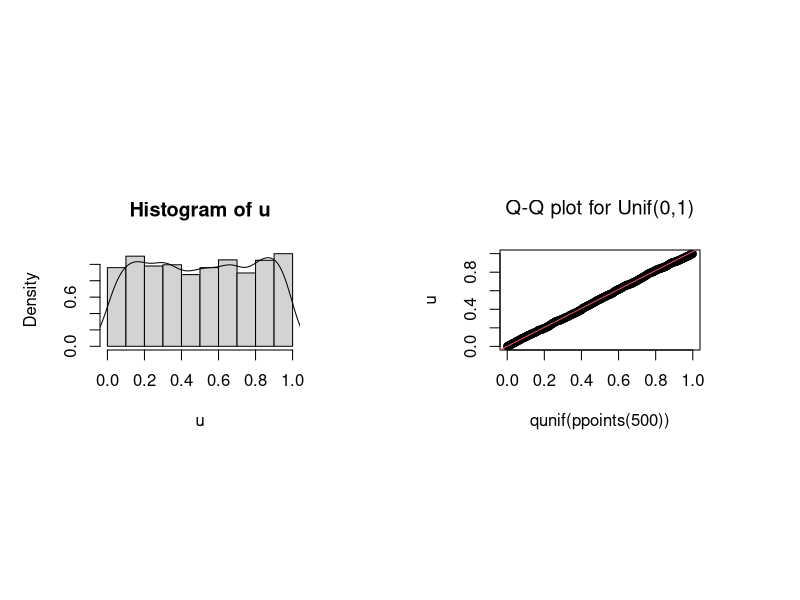
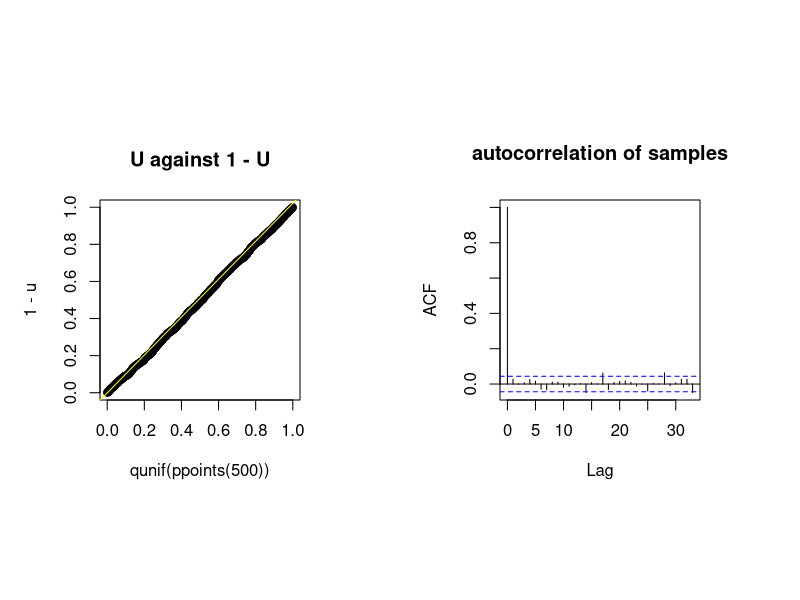
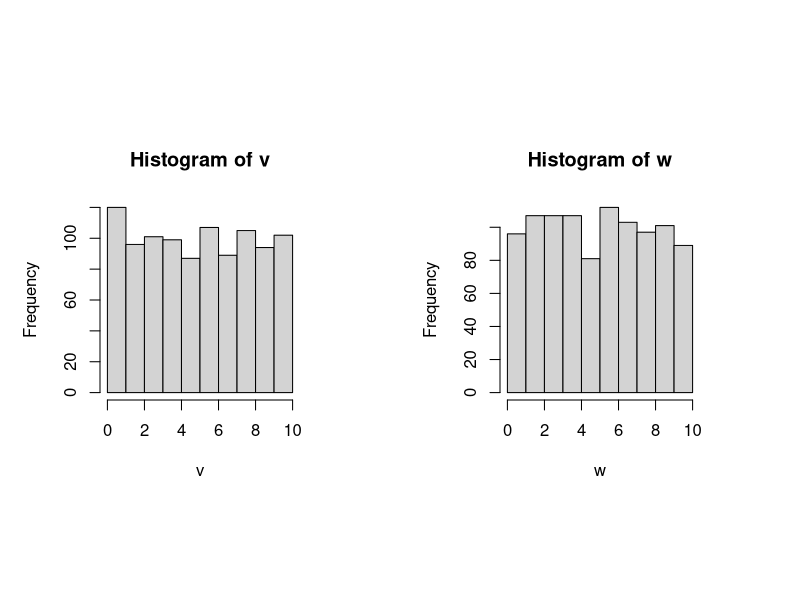
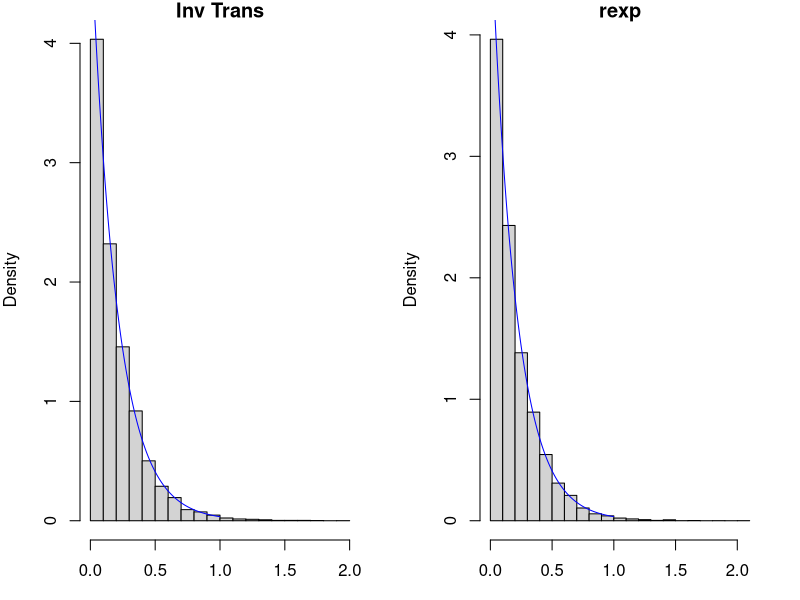
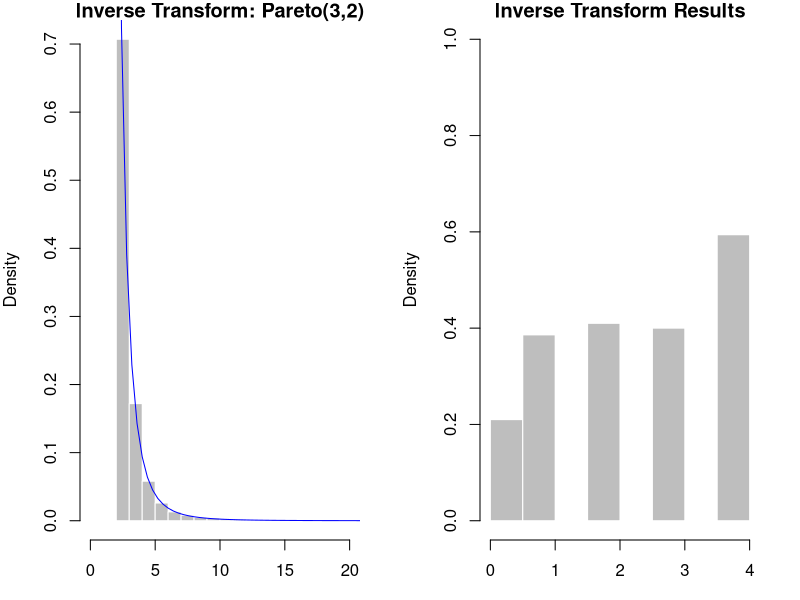
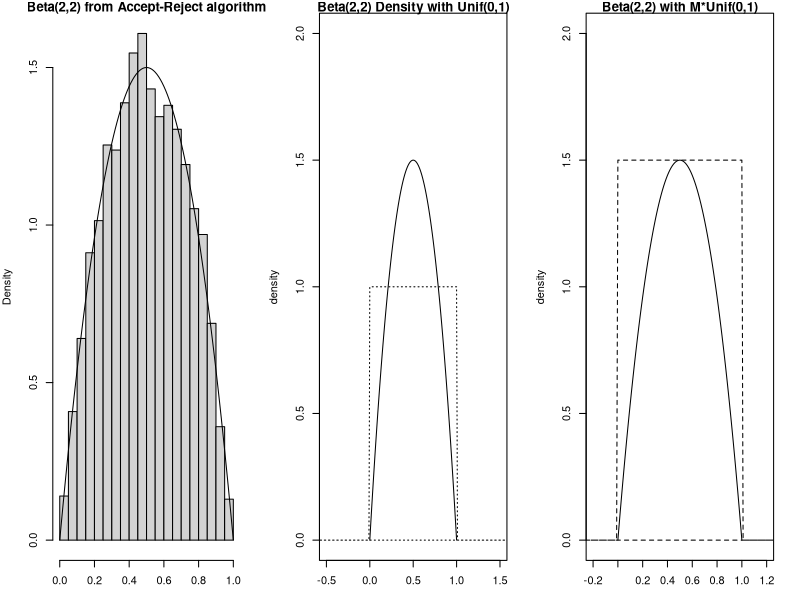
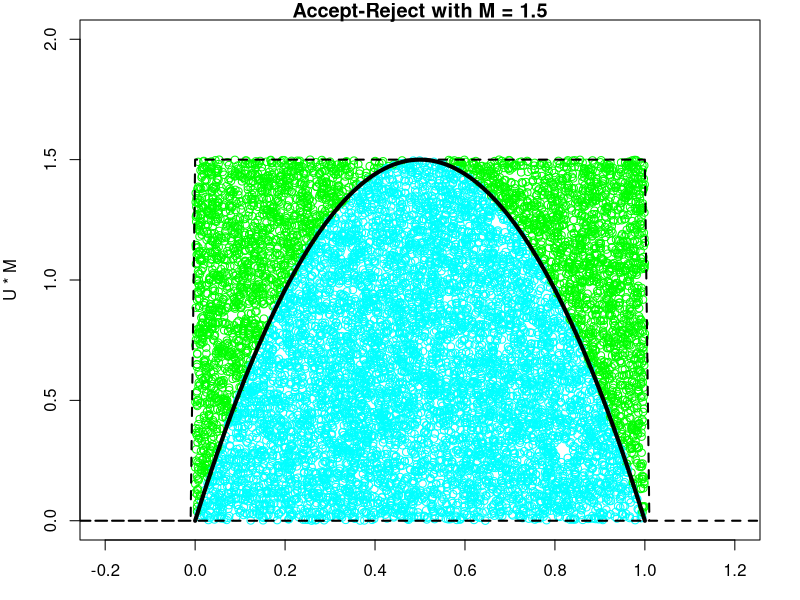
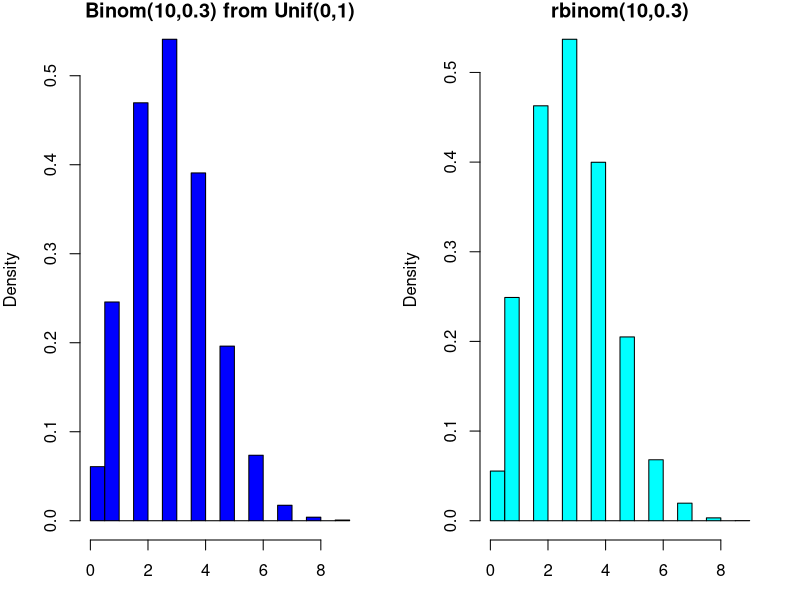

Write the R code that produced these figures, in order.
## ---- chunk 1
u = runif(2000)

par(pin = c(2,1), mfrow = c(1,2))
hist(u, probability=TRUE)
lines(density(u), xlim=c(0,1))

## Q-Q plot for `runif` data against true theoretical distribution:
qqplot(qunif(ppoints(500)), u,  main = expression("Q-Q plot for Unif(0,1)"))
qqline(u, distribution = qunif, prob = c(0.1, 0.6), col = 2)


## ---- chunk 2
require(graphics)
palette(value = rainbow(6))

par(pin = c(2,2), mfrow = c(1,2))
qqplot(qunif(ppoints(500)),1-u, main = "U against 1 - U")
qqline(u, distribution = qunif, col = 2)

acf(u, main = "autocorrelation of samples") 


## ---- chunk 3
par(mfrow = c(1,2))
v = 10 * runif(1000, 0, 1) ## v ~ unif(0, 10)
hist(v)

w = runif(1000, 0, 10) ## unif(0, 10)
hist(w)


## ---- chunk 4
N = 10^4
u = runif(N)

fInv = function(u){
  (-1/5) * log(u) ## or log(1-u)
}

outSamples = fInv(u)

## ---- chunk 5
## not for show
## echo = FALSE
par(mfrow = c(1,2), mar = c(3, 4, 1, 2))
hist(outSamples, probability = TRUE, main = "Inv Trans")
lines(x = ppoints(200), y = dexp(x = ppoints(200), rate = 5), 
      col = "blue")
hist(rexp(n = N, rate = 5), probability = TRUE, main = "rexp")
lines(x = ppoints(200), y = dexp(x = ppoints(200), rate = 5), 
      col = "blue")
## ---- chunk 6
set.seed(123)
n = 1000
U =runif(n)
a = 3
b = 2
X = b*(1-U)^(-1/a)
pareto = function(x){(a*(b^a)/x^(a+1))}

summary(X)

## ---- chunk 7
hist(X, probability = TRUE, breaks = 25, xlim =c(0, 20),
     col = "gray", border = "white",
     main = "Inverse Transform: Pareto(3,2)", xlab = "x")
curve(pareto(x), from = 0, to = 40, add = TRUE, col = "blue")

## ---- chunk 8
cdf = c(0.0, 0.1, 0.3, 0.5, 0.7, 1.0)
results = numeric(length = 1000) ## creates a vector of zeros
u = runif(1000)
for(i in 2:6){
    ind = (cdf[i-1] < u) & (u <= cdf[i])
    results[ind] <- (i-2)
}

table(results) / 1000

## ---- chunk 9

hist(results, probability = TRUE,
     main = "Inverse Transform Results",
     ylim = c(0,1),
     col = "gray", border = "white")

## ---- chunk 10
## Accept-Reject
M = 1.5
X = rep(x = NA, 5) ## create a vector of length 5 of NAs
set.seed(123)
f <- function(x){ 6*x*(1 - x)} ## pdf of Beta(2,2)
g <- function(x){ 1 } ## pdf of Unif(0,1) is just 1

n = 10000

## ---- chunk 11

for(i in 1:5){
  print(paste("Run: ", i))
  u = runif(1)
  y = runif(1)
  print(paste("U: ", u, "and Y:", y))
  accept <- u <= f(y)/(M* g(y))
  print(paste("Accept? ", accept))
  if(accept){
    X[i] <- y
  }
}

## ---- chunk 12
X = rep(NA, n); M = 1.5
i = 0 ## index set to start at 0
while(sum(is.na(X))){
  U = runif(1); Y = runif(1)
  accept <- U <= f(Y)/(M*g(Y))
  if(accept){
    i = i+1 ## update the index
    X[i] <- Y
  }
}

round(summary(X), 4)
round(summary(rbeta(n = n, shape1 = 2, shape2 = 2)), 4)
## ---- chunk 13

par(mfrow = c(1,3), mar = c(3, 4, 1, 2))

## plot 1
hist(X, xlab = "X", main = "Beta(2,2) from Accept-Reject algorithm", 
     probability = TRUE)
beta <- function(x) 6*x*(1-x)
curve(expr = beta, from = 0, to = 1, add = TRUE)


## plot 2
curve(expr = beta, from = 0, to = 1, 
      xlim = c(-0.5, 1.5), ylim = c(0,2),
      main = "Beta(2,2) Density with Unif(0,1)",
      xlab = "x", ylab = "density")

x = seq(from = -1, to = 2, by = 0.01)
Unif1 = function(x){ ifelse(x >= 0 & x <= 1, 1, 0) }
polygon(x, Unif1(x), lty = 9)

## plot 3
curve(expr = beta, from = 0, to = 1, 
      xlim = c(-0.2, 1.2), ylim = c(0,2),
      main = "Beta(2,2) with M*Unif(0,1)",
      xlab = "x", ylab = "density")

Unif2 = function(x){ ifelse(x >= 0 & x <= 1, 1*M, 0) }
polygon(x, Unif2(x), lty = 2)

#abline(h = 1.5, col = "red")
par(mfrow=c(1,1))


## ---- chunk 14
N = 10000; U = runif(N); Y = runif(N); M = 1.5

f <- function(x){ 6*x*(1 - x)} ## pdf of Beta(2,2)
g <- function(x){ 1 } ## pdf of Unif(0,1) is just 1

accept <- U*M < f(Y)/(g(Y))

mean(accept) ## acceptance rate
print(1/M) ## probability of acceptance

## ---- chunk 15
par(mar = c(3, 4, 1, 2))

plot(Y, U*M, col = as.numeric(accept)+3, 
     xlim = c(-0.2, 1.2), ylim = c(0,2),
     main = "Accept-Reject with M = 1.5")

curve(expr = beta, from = 0, to = 1, 
      xlim = c(-0.5, 1.5), ylim = c(0,2),
      main = "Beta(2,2) with M*Unif(0,1)",
      xlab = "x", ylab = "density", add = TRUE,
      lwd = 4)

Unif2 = function(x){ ifelse(x >= 0 & x <= 1, 1*M, 0) }
polygon(x, Unif2(x), lty = 2, lwd = 2)

## ---- chunk 16
## let's simulate 10,000 samples from bin(n=10, p = 0.3)
N = 10000
n = 10
p = 0.3
x = as.numeric(runif(n = (n*N)) <= p) ## convert bools to 1 and 0
m = matrix(data = x, nrow = N, ncol = n)
Binom_samples = rowSums(m) 
## ---- chunk 17
par(mfrow = c(1,2), mar = c(3, 4, 1, 2))
hist(Binom_samples, probability = TRUE, main = "Binom(10,0.3) from Unif(0,1)", 
     col = "blue")
hist(rbinom(n = N, size = n, prob = p), probability = TRUE, main = "rbinom(10,0.3)",
     col = "cyan")
par(mfrow=c(1,1))



## ---- chunk 18
N = 10000
Z = rnorm(n = 2*N, mean = 0, sd = 1)
Z = matrix(data = Z, nrow = N, ncol = 2)

transfromation <- function(vec){
  R = sqrt(sum(vec^2))
  #R = sqrt(vec[1]^2 + vec[2]^2)
  return(R)
}

R_Out = apply(X = Z, MARGIN = 1, FUN = transfromation)

summary(R_Out)
sqrt(pi/2) ## theoretical mean

## ---- chunk 19

hist(R_Out, col = "gray", border = "white")
## compare with Rayleigh {VGAM}	

